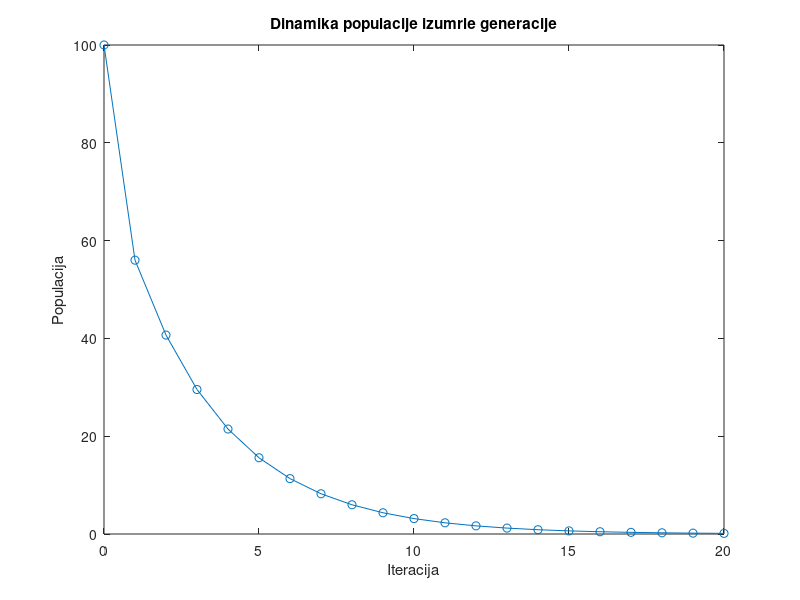

The MATLAB source for this figure:

format long

gama = 2;     % broj semena koje proizvede biljka
delta = 0.8;  % procenat semenja koji prezivi zimu od proizvedenih

% naredna dva parametra cemo da stelujemo
alpha = 0.5;    % procenat proklijalih semenja u 1. sezoni od prezivelih(gama*delta)
beta = 0.2;     % procenat dvogodisnjeg semenja koje je proklijalo u 2. sezoni 

izumrla_vrsta = false; % bool vrednost koja ce nam pokazati da li je vrsta izumrla

n_preth = 0;
n = 100;
n_pocetno=n;

while ~izumrla_vrsta && alpha >= 0 
    for i = 1:20
        n = n * (alpha * gama * delta) + n_preth * (beta*delta * (gama * delta - alpha * gama * delta) );

        if i==1
            prirastaj=n-n_pocetno
            %koef = n / n_pocetno;
        else
            prirastaj = n - n_preth;
            %koef = n / n_preth;

        end        
        n_preth = n;
        disp(['Iteracija broj ', num2str(i), ' n=', num2str(n), ' prirastaj=', num2str(prirastaj)]);
        %disp(['koeficijent uvecanja/umanjenja ', num2str(koef)]);
        %disp([' '])
        
        if n <= 0.5
            izumrla_vrsta = true; 
            break; % Izlazak iz unutrasnje petlje ako je vrsta izumrla
        end
    
    end

    if izumrla_vrsta
        disp('Vrsta je izumrla sa alpha = ');
        disp(alpha);
        disp('i beta = ');
        disp(beta);
        break; % Izlazak iz spoljne petlje ako je vrsta izumrla
    end

    % Smanjivanje alpha i resetovanje n i n_preth za sledeu iteraciju
    alpha = alpha - 0.05;
    n = 100;
    n_preth = 0;
    disp([' ']);
end

if ~izumrla_vrsta
    disp('Vrsta nije izumrla za trenutno podeene vrednosti parametara.');
end


%%%%%%%%%%%%%%%%%%%%%%%%%%%%%%%%%% prikaz trazene generacije

if izumrla_vrsta
    n_preth = 0;
    n = 100;
    % Kreiranje tabele sa podacima o populaciji
    data = zeros(21, 2);
    data(1,:) = [1,n];
    for i = 2:21
        n = n * (alpha * gama * delta) + n_preth * (beta*delta * (gama * delta - alpha * gama * delta) );

        n_preth = n;

        % Dodavanje podataka u matricu
        data(i, :) = [i, n];
        
    end


    % Plotovanje grafikona populacije
    figure;
    plot(data(:, 1)-1, data(:, 2), '-o');
    title('Dinamika populacije izumrle generacije');
    xlabel('Iteracija');
    ylabel('Populacija');
end



